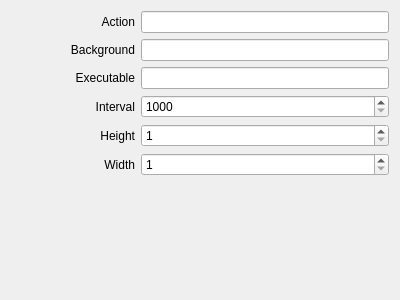
<?xml version="1.0" encoding="UTF-8"?>
<ui version="4.0">
 <class>DesktopEngineSettings</class>
 <widget class="QWidget" name="DesktopEngineSettings">
  <property name="geometry">
   <rect>
    <x>0</x>
    <y>0</y>
    <width>400</width>
    <height>300</height>
   </rect>
  </property>
  <layout class="QVBoxLayout" name="verticalLayout_2">
   <item>
    <layout class="QHBoxLayout" name="layout_action">
     <item>
      <widget class="QLabel" name="label_action">
       <property name="sizePolicy">
        <sizepolicy hsizetype="Preferred" vsizetype="Preferred">
         <horstretch>1</horstretch>
         <verstretch>0</verstretch>
        </sizepolicy>
       </property>
       <property name="text">
        <string>Action</string>
       </property>
       <property name="alignment">
        <set>Qt::AlignRight|Qt::AlignTrailing|Qt::AlignVCenter</set>
       </property>
      </widget>
     </item>
     <item>
      <widget class="QLineEdit" name="lineEdit_action">
       <property name="sizePolicy">
        <sizepolicy hsizetype="Expanding" vsizetype="Fixed">
         <horstretch>2</horstretch>
         <verstretch>0</verstretch>
        </sizepolicy>
       </property>
      </widget>
     </item>
    </layout>
   </item>
   <item>
    <layout class="QHBoxLayout" name="layout_background">
     <item>
      <widget class="QLabel" name="label_background">
       <property name="sizePolicy">
        <sizepolicy hsizetype="Preferred" vsizetype="Preferred">
         <horstretch>1</horstretch>
         <verstretch>0</verstretch>
        </sizepolicy>
       </property>
       <property name="text">
        <string>Background</string>
       </property>
       <property name="alignment">
        <set>Qt::AlignRight|Qt::AlignTrailing|Qt::AlignVCenter</set>
       </property>
      </widget>
     </item>
     <item>
      <widget class="QLineEdit" name="lineEdit_background">
       <property name="sizePolicy">
        <sizepolicy hsizetype="Expanding" vsizetype="Fixed">
         <horstretch>2</horstretch>
         <verstretch>0</verstretch>
        </sizepolicy>
       </property>
      </widget>
     </item>
    </layout>
   </item>
   <item>
    <layout class="QHBoxLayout" name="layout_executable">
     <item>
      <widget class="QLabel" name="label_executable">
       <property name="sizePolicy">
        <sizepolicy hsizetype="Preferred" vsizetype="Preferred">
         <horstretch>1</horstretch>
         <verstretch>0</verstretch>
        </sizepolicy>
       </property>
       <property name="text">
        <string>Executable</string>
       </property>
       <property name="alignment">
        <set>Qt::AlignRight|Qt::AlignTrailing|Qt::AlignVCenter</set>
       </property>
      </widget>
     </item>
     <item>
      <widget class="QLineEdit" name="lineEdit_executable">
       <property name="sizePolicy">
        <sizepolicy hsizetype="Expanding" vsizetype="Fixed">
         <horstretch>2</horstretch>
         <verstretch>0</verstretch>
        </sizepolicy>
       </property>
      </widget>
     </item>
    </layout>
   </item>
   <item>
    <layout class="QHBoxLayout" name="layout_interval">
     <item>
      <widget class="QLabel" name="label_interval">
       <property name="sizePolicy">
        <sizepolicy hsizetype="Preferred" vsizetype="Preferred">
         <horstretch>1</horstretch>
         <verstretch>0</verstretch>
        </sizepolicy>
       </property>
       <property name="text">
        <string>Interval</string>
       </property>
       <property name="alignment">
        <set>Qt::AlignRight|Qt::AlignTrailing|Qt::AlignVCenter</set>
       </property>
      </widget>
     </item>
     <item>
      <widget class="QSpinBox" name="spinBox_interval">
       <property name="sizePolicy">
        <sizepolicy hsizetype="Minimum" vsizetype="Fixed">
         <horstretch>2</horstretch>
         <verstretch>0</verstretch>
        </sizepolicy>
       </property>
       <property name="minimum">
        <number>1000</number>
       </property>
       <property name="maximum">
        <number>100000000</number>
       </property>
       <property name="singleStep">
        <number>500</number>
       </property>
      </widget>
     </item>
    </layout>
   </item>
   <item>
    <layout class="QHBoxLayout" name="layout_height">
     <item>
      <widget class="QLabel" name="label_height">
       <property name="sizePolicy">
        <sizepolicy hsizetype="Preferred" vsizetype="Preferred">
         <horstretch>1</horstretch>
         <verstretch>0</verstretch>
        </sizepolicy>
       </property>
       <property name="text">
        <string>Height</string>
       </property>
       <property name="alignment">
        <set>Qt::AlignRight|Qt::AlignTrailing|Qt::AlignVCenter</set>
       </property>
      </widget>
     </item>
     <item>
      <widget class="QSpinBox" name="spinBox_height">
       <property name="sizePolicy">
        <sizepolicy hsizetype="Minimum" vsizetype="Fixed">
         <horstretch>2</horstretch>
         <verstretch>0</verstretch>
        </sizepolicy>
       </property>
       <property name="minimum">
        <number>1</number>
       </property>
      </widget>
     </item>
    </layout>
   </item>
   <item>
    <layout class="QHBoxLayout" name="layout_width">
     <item>
      <widget class="QLabel" name="label_width">
       <property name="sizePolicy">
        <sizepolicy hsizetype="Preferred" vsizetype="Preferred">
         <horstretch>1</horstretch>
         <verstretch>0</verstretch>
        </sizepolicy>
       </property>
       <property name="text">
        <string>Width</string>
       </property>
       <property name="alignment">
        <set>Qt::AlignRight|Qt::AlignTrailing|Qt::AlignVCenter</set>
       </property>
      </widget>
     </item>
     <item>
      <widget class="QSpinBox" name="spinBox_width">
       <property name="sizePolicy">
        <sizepolicy hsizetype="Minimum" vsizetype="Fixed">
         <horstretch>2</horstretch>
         <verstretch>0</verstretch>
        </sizepolicy>
       </property>
       <property name="minimum">
        <number>1</number>
       </property>
      </widget>
     </item>
    </layout>
   </item>
   <item>
    <spacer name="verticalSpacer">
     <property name="orientation">
      <enum>Qt::Vertical</enum>
     </property>
     <property name="sizeHint" stdset="0">
      <size>
       <width>20</width>
       <height>40</height>
      </size>
     </property>
    </spacer>
   </item>
  </layout>
 </widget>
 <resources/>
 <connections/>
</ui>
